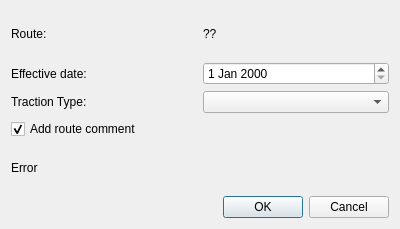
<?xml version="1.0" encoding="UTF-8"?>
<ui version="4.0">
 <class>ModifyRouteTractionTypeDlg</class>
 <widget class="QDialog" name="ModifyRouteTractionTypeDlg">
  <property name="geometry">
   <rect>
    <x>0</x>
    <y>0</y>
    <width>400</width>
    <height>229</height>
   </rect>
  </property>
  <property name="windowTitle">
   <string>Modify Traction Type</string>
  </property>
  <layout class="QGridLayout" name="gridLayout">
   <item row="0" column="0">
    <widget class="QLabel" name="label">
     <property name="text">
      <string>Route:</string>
     </property>
    </widget>
   </item>
   <item row="0" column="1">
    <widget class="QLabel" name="lblRoute">
     <property name="text">
      <string>??</string>
     </property>
    </widget>
   </item>
   <item row="1" column="0">
    <widget class="QLabel" name="label_3">
     <property name="text">
      <string>Effective date:</string>
     </property>
    </widget>
   </item>
   <item row="1" column="1">
    <widget class="QDateEdit" name="dateEdit"/>
   </item>
   <item row="3" column="1">
    <widget class="QComboBox" name="comboBox"/>
   </item>
   <item row="4" column="0" colspan="2">
    <widget class="QCheckBox" name="checkBox">
     <property name="text">
      <string>Add route comment</string>
     </property>
     <property name="checked">
      <bool>true</bool>
     </property>
    </widget>
   </item>
   <item row="5" column="0">
    <widget class="QLabel" name="lblError">
     <property name="palette">
      <palette>
       <active>
        <colorrole role="WindowText">
         <brush brushstyle="SolidPattern">
          <color alpha="255">
           <red>255</red>
           <green>0</green>
           <blue>0</blue>
          </color>
         </brush>
        </colorrole>
       </active>
       <inactive>
        <colorrole role="WindowText">
         <brush brushstyle="SolidPattern">
          <color alpha="255">
           <red>0</red>
           <green>0</green>
           <blue>0</blue>
          </color>
         </brush>
        </colorrole>
       </inactive>
       <disabled>
        <colorrole role="WindowText">
         <brush brushstyle="SolidPattern">
          <color alpha="255">
           <red>120</red>
           <green>120</green>
           <blue>120</blue>
          </color>
         </brush>
        </colorrole>
       </disabled>
      </palette>
     </property>
     <property name="text">
      <string>Error</string>
     </property>
    </widget>
   </item>
   <item row="6" column="0" colspan="2">
    <layout class="QHBoxLayout" name="horizontalLayout_4">
     <item>
      <spacer name="horizontalSpacer">
       <property name="orientation">
        <enum>Qt::Horizontal</enum>
       </property>
       <property name="sizeHint" stdset="0">
        <size>
         <width>40</width>
         <height>20</height>
        </size>
       </property>
      </spacer>
     </item>
     <item>
      <widget class="QPushButton" name="btnOk">
       <property name="text">
        <string>OK</string>
       </property>
      </widget>
     </item>
     <item>
      <widget class="QPushButton" name="btnCancel">
       <property name="text">
        <string>Cancel</string>
       </property>
      </widget>
     </item>
    </layout>
   </item>
   <item row="3" column="0">
    <widget class="QLabel" name="label_4">
     <property name="text">
      <string>Traction Type:</string>
     </property>
    </widget>
   </item>
  </layout>
 </widget>
 <resources/>
 <connections/>
</ui>
